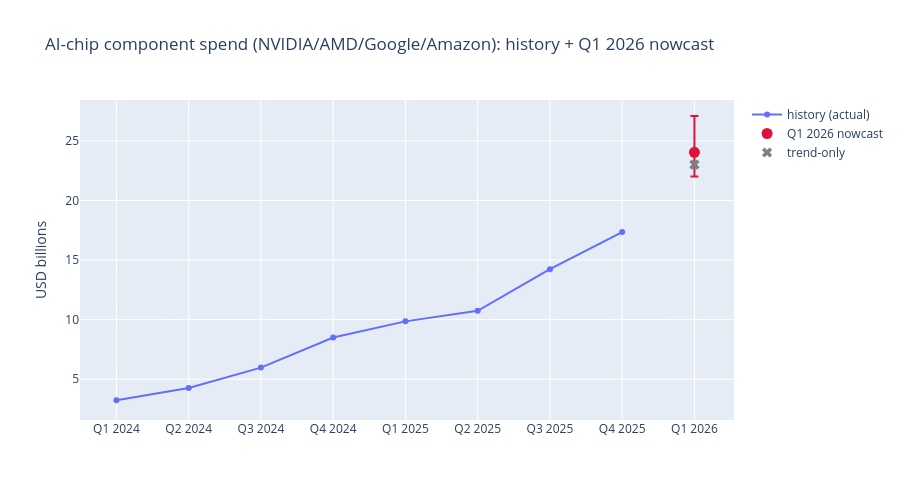

Notebook source saved alongside this figure:
### Markdown cell above
## Total component spend: history + Q1 2026 nowcast band

### Code cell
hist_tot = complete.with_columns(total=sum(pl.col(c) for c in comps))
fig = go.Figure()
fig.add_scatter(x=hist_tot["Quarter"].to_list(), y=hist_tot["total"].to_list(),
                mode="lines+markers", name="history (actual)")
fig.add_scatter(x=["Q1 2026"], y=[tot["reconciled_base"]], mode="markers", name="Q1 2026 nowcast",
                marker=dict(size=11, color="crimson"),
                error_y=dict(type="data", symmetric=False,
                             array=[tot["high"] - tot["reconciled_base"]],
                             arrayminus=[tot["reconciled_base"] - tot["low"]]))
fig.add_scatter(x=["Q1 2026"], y=[tot["trend_only"]], mode="markers", name="trend-only",
                marker=dict(size=9, color="gray", symbol="x"))
fig.update_layout(title="AI-chip component spend (NVIDIA/AMD/Google/Amazon): history + Q1 2026 nowcast",
                  yaxis_title="USD billions", height=500)
fig

### Figure 1 — Plotly figure (JSON) as saved in the notebook; plotly's stock layout.template omitted (floating-point values rounded to 4 significant figures)
{"data": [{"mode": "lines+markers", "name": "history (actual)", "type": "scatter", "x": ["Q1 2024", "Q2 2024", "Q3 2024", "Q4 2024", "Q1 2025", "Q2 2025", "Q3 2025", "Q4 2025"], "y": [3.234, 4.268, 5.974, 8.501, 9.854, 10.74, 14.23, 17.35]}, {"error_y": {"array": [3.044], "arrayminus": [2.043], "symmetric": false, "type": "data"}, "marker": {"color": "crimson", "size": 11}, "mode": "markers", "name": "Q1 2026 nowcast", "type": "scatter", "x": ["Q1 2026"], "y": [24.04]}, {"marker": {"color": "gray", "size": 9, "symbol": "x"}, "mode": "markers", "name": "trend-only", "type": "scatter", "x": ["Q1 2026"], "y": [23.01]}], "layout": {"height": 500, "title": {"text": "AI-chip component spend (NVIDIA/AMD/Google/Amazon): history + Q1 2026 nowcast"}, "yaxis": {"title": {"text": "USD billions"}}}}
